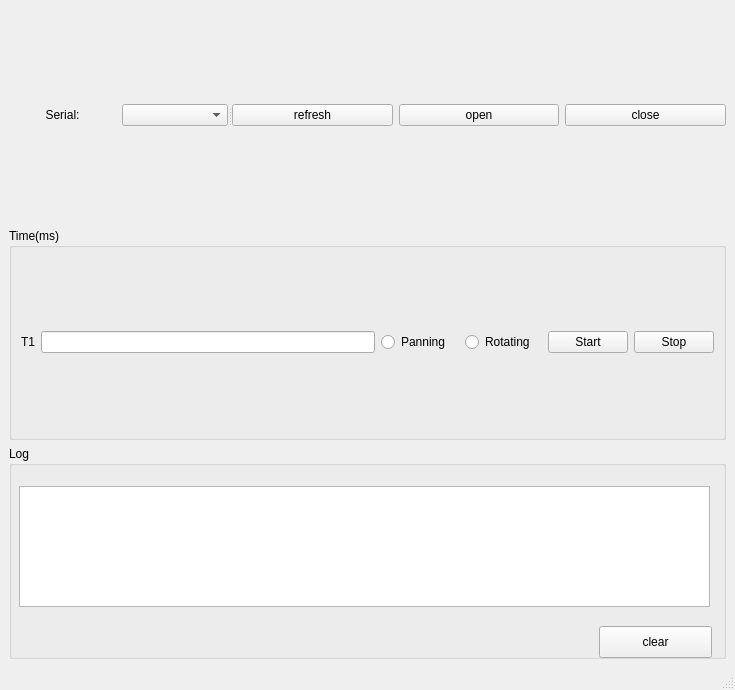
<?xml version="1.0" encoding="UTF-8"?>
<ui version="4.0">
 <class>MainWindow</class>
 <widget class="QMainWindow" name="MainWindow">
  <property name="geometry">
   <rect>
    <x>0</x>
    <y>0</y>
    <width>735</width>
    <height>690</height>
   </rect>
  </property>
  <property name="windowTitle">
   <string>MainWindow</string>
  </property>
  <widget class="QWidget" name="centralwidget">
   <layout class="QGridLayout" name="gridLayout_3">
    <item row="0" column="0">
     <widget class="QSplitter" name="splitter">
      <property name="orientation">
       <enum>Qt::Horizontal</enum>
      </property>
      <widget class="QWidget" name="layoutWidget">
       <layout class="QGridLayout" name="gridLayout_2">
        <item row="0" column="1">
         <widget class="QComboBox" name="portList"/>
        </item>
        <item row="0" column="0">
         <widget class="QLabel" name="label">
          <property name="text">
           <string>Serial:</string>
          </property>
          <property name="alignment">
           <set>Qt::AlignCenter</set>
          </property>
         </widget>
        </item>
       </layout>
      </widget>
      <widget class="QWidget" name="layoutWidget">
       <layout class="QGridLayout" name="gridLayout">
        <item row="0" column="1">
         <widget class="QPushButton" name="pushButton_2">
          <property name="text">
           <string>open</string>
          </property>
         </widget>
        </item>
        <item row="0" column="2">
         <widget class="QPushButton" name="pushButton_3">
          <property name="text">
           <string>close</string>
          </property>
         </widget>
        </item>
        <item row="0" column="0">
         <widget class="QPushButton" name="pushButton">
          <property name="text">
           <string>refresh</string>
          </property>
         </widget>
        </item>
       </layout>
      </widget>
     </widget>
    </item>
    <item row="2" column="0">
     <widget class="QGroupBox" name="groupBox_5">
      <property name="title">
       <string>Log</string>
      </property>
      <widget class="QTextBrowser" name="textBrowser">
       <property name="geometry">
        <rect>
         <x>10</x>
         <y>40</y>
         <width>691</width>
         <height>121</height>
        </rect>
       </property>
      </widget>
      <widget class="QPushButton" name="pushButton_4">
       <property name="geometry">
        <rect>
         <x>590</x>
         <y>180</y>
         <width>113</width>
         <height>32</height>
        </rect>
       </property>
       <property name="text">
        <string>clear</string>
       </property>
      </widget>
     </widget>
    </item>
    <item row="1" column="0">
     <widget class="QGroupBox" name="groupBox">
      <property name="title">
       <string>Time(ms)</string>
      </property>
      <layout class="QGridLayout" name="gridLayout_4">
       <item row="0" column="0">
        <widget class="QSplitter" name="splitter_2">
         <property name="orientation">
          <enum>Qt::Horizontal</enum>
         </property>
         <widget class="QWidget" name="layoutWidget">
          <layout class="QGridLayout" name="gridLayout_8">
           <item row="0" column="1">
            <widget class="QLineEdit" name="t1"/>
           </item>
           <item row="0" column="2">
            <widget class="QSplitter" name="splitter_3">
             <property name="orientation">
              <enum>Qt::Horizontal</enum>
             </property>
             <widget class="QWidget" name="layoutWidget">
              <layout class="QGridLayout" name="gridLayout_12">
               <item row="0" column="3">
                <widget class="QPushButton" name="stop">
                 <property name="text">
                  <string>Stop</string>
                 </property>
                </widget>
               </item>
               <item row="0" column="1">
                <widget class="QRadioButton" name="rotate">
                 <property name="text">
                  <string>Rotating</string>
                 </property>
                </widget>
               </item>
               <item row="0" column="0">
                <widget class="QRadioButton" name="pan">
                 <property name="text">
                  <string>Panning</string>
                 </property>
                </widget>
               </item>
               <item row="0" column="2">
                <widget class="QPushButton" name="start">
                 <property name="text">
                  <string>Start</string>
                 </property>
                </widget>
               </item>
              </layout>
             </widget>
            </widget>
           </item>
           <item row="0" column="0">
            <widget class="QLabel" name="label_4">
             <property name="text">
              <string>T1</string>
             </property>
            </widget>
           </item>
          </layout>
         </widget>
        </widget>
       </item>
      </layout>
     </widget>
    </item>
   </layout>
  </widget>
  <widget class="QStatusBar" name="statusbar"/>
 </widget>
 <resources/>
 <connections/>
</ui>
